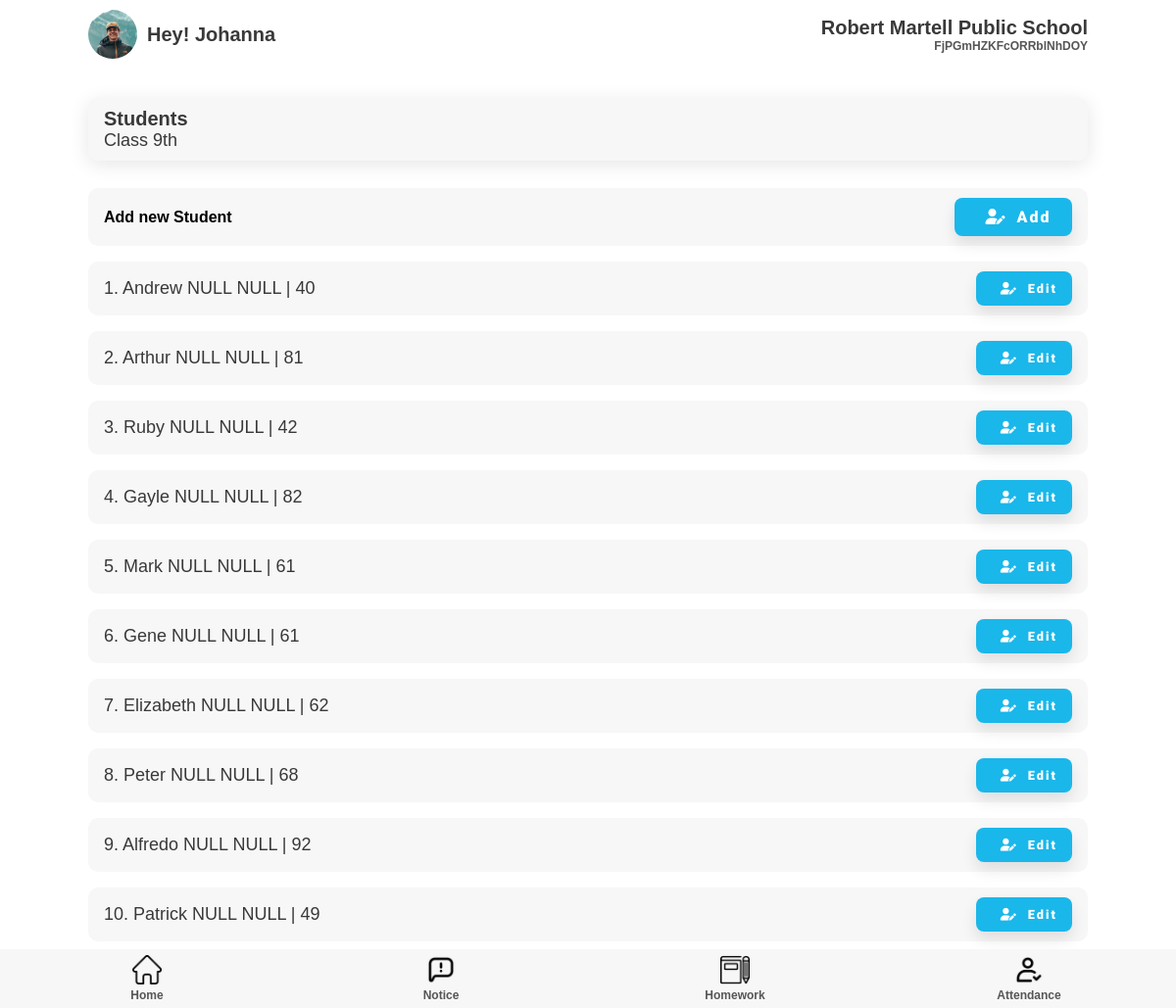
Page /teacher/addStudent/65 (signed in) on the committed database.
### superadmin/models.py (models this page shows)
class school(models.Model):
    school = models.CharField(max_length=200, default='', blank=False, null=False)
    address = models.CharField(max_length=200)
    city = models.CharField(max_length=100)
    pin = models.IntegerField()
    state = models.CharField(max_length=50)
    country = models.CharField(max_length=50)
    regno = models.CharField(max_length=100)

### student/models.py (models this page shows)
class student(models.Model):
    fname = models.CharField(max_length=50)
    mname = models.CharField(max_length=50, blank=True, null=True)
    lname = models.CharField(max_length=50, blank=True, null=True)
    email = models.EmailField(blank=True, null=True)
    phone = models.IntegerField(blank=True, null=True)
    fathername = models.CharField(max_length=70)
    mothername = models.CharField(max_length=70)
    fatherphone = models.IntegerField()
    fatheremail = models.EmailField(blank=True, null=True)
    address = models.CharField(max_length=200)
    add_no = models.CharField(max_length=50, blank=True, null=True)
    roll_no = models.IntegerField()
    Class = models.ForeignKey('teacher.classSection', on_delete=models.PROTECT)
    school = models.ForeignKey('superadmin.school', on_delete=models.PROTECT)
    user = models.OneToOneField(User, on_delete=models.CASCADE)

### teacher/views.py (the view)
# urls.py: path('addStudent/', views.addStudent, name = 'addStudent'),
def addStudent(request, class_name):
    t = teacher.objects.get(user = request.user)
    school = t.school
    classobj = classSection.objects.get(teacher=request.user.id)
    students = student.objects.filter(Class=classobj)
    number = len(students)
    l = []
    for i in range(1, number+1):
        l.append(i)
    return render(request, 'addStudent.html', {'students': students, 'l': l, 'school': school})

### templates/teacher/addStudent.html (shortened to what this page needs)
{% extends 'home.html' %}
{% load static %}
{% block extra-head %}
<link rel="stylesheet" href="{% static 'css/attendance.css' %}" />
<link rel="stylesheet" href="{% static 'css/adminList.css' %}" />
{% endblock extra-head %}
{% block content %}
<section id="main">
    <section id="start-att">
            <div class="component-back">
                <div>
                    <h2>Students</h2>
                    <p>Class 9th</p>
                </div>
            </div>
        </section>
        <section>
            <div class="student-list ">
                <div class=" add-stud-list">
                    <h4>Add new Student</h4>
                    <button class="btn btn-md"><i class="fas fa-user-edit"></i>Add</button>
                </div>
                {% for student in students %} {% for i in l %}
                {% if forloop.counter == forloop.parentloop.counter %}
                <div class=" add-stud-list ">
                    <p>{{ i }}. {{ student.fname }} {% if student.mname %} {{ student.mname }} {% endif %} {% if student.lname %} {{ student.lname }} {% endif %} | {{ student.roll_no }} </p>
                    <button class="btn btn-sm"><i class="fas fa-user-edit"></i>Edit</button>
                </div>
                {% endif %}
                {% endfor %} {% endfor %}
            </div>
        </section>
</section>
{% endblock content %}

### templates/teacher/home.html (shortened to what this page needs)
{% load static %}
<!DOCTYPE html>
<html lang="en">
  {% block head %}
  <head>
    <link
      rel="stylesheet"
      href="https://cdnjs.cloudflare.com/ajax/libs/font-awesome/6.0.0-beta2/css/all.min.css"
    />
    <link rel="stylesheet" href="{% static 'css/style.css' %}" />
    {% block extra-head %}{% endblock extra-head %}
  </head>
  {% endblock head %}
  <body>
    <section id="main">
      {% block nav %}
      <section id="nav">
        <nav class="top-navbar">
          <div class="topnav-profile">
            <div class="profile-picture">
              <img src="{% static 'img/profile.jpg' %}" />
            </div>
            <h2>Hey! <span id="topnav-username">{{ user.username }}</span></h2>
          </div>
          <div class="school-name">
            <h2><span id="schoolName">{{ school.school }}</span></h2>
            <h5 class="faded"><span id="schoolAddress">{{ school.address }}</span></h5>
          </div>
        </nav>
      </section>
    {% endblock nav %}
{% block content %}{% endblock content %}
      {% block nav-bottom %}
      <section id="bottom-nav">
        <nav class="bottom-navbar">
          <div class="nav-links">
            <div class="nav-button">
              <a href="{% url 'teacher:teacherhome' %}">
                <img src="{% static '/img/home.png' %}" />
                <h5 class="faded">Home</h5>
              </a>
            </div>
            <div class="nav-button">
              <a href="{% url 'notice:teacherNotice' "all" %}">
                <img src="{% static '/img/notice.png' %}" />
                <h5 class="faded">Notice</h5>
              </a>
            </div>
            <div class="nav-button">
              <a href="{% url 'homework:homeworkTeacher' %}">
                <img src="{% static 'img/homework.png' %}" />
                <h5 class="faded">Homework</h5>
              </a>
            </div>
            <div class="nav-button">
              <a href="{% url 'attendance:attendance' %}">
                <img src="{% static '/img/check.png' %}" />
                <h5 class="faded">Attendance</h5>
              </a>
            </div>
          </div>
        </nav>
      </section>
      {% endblock nav-bottom %}
    </section>
  </body>
</html>

### static/css/style.css (style rules this page uses)
:root { --dark-green: #1ab7ea; --light-green: #9cdabd; --dark-red: #fb3f4a; --light-red: #fb878e; --light-red: #2196f3; --light-grey: #f7f7f8; --dark-grey: #e7e7e8; --dark: #393939; --faded: #555555; --center-width: 85%; }
* { box-sizing: border-box; margin: 0; padding: 0; }
body { font-family: "Arial", sans-serif; -webkit-font-smoothing: antialiased; }
a { text-decoration: none; }
* { margin: 0; padding: 0; }
#main { margin: auto; margin-bottom: 60px; width: 100%; background-color: #fff; }
#nav { margin-bottom: 30px; }
.top-navbar { margin: auto; display: flex; justify-content: space-between; align-items: center; align-content: center; width: var(--center-width); }
.topnav-profile { display: flex; align-items: center; padding: 10px 0; }
.topnav-profile > h2 { margin: 0 10px; }
.profile-picture { height: 50px; width: 50px; }
.profile-picture img { height: 100%; width: 100%; border-radius: 50px; object-fit: cover; }
.school-name { display: flex; flex-direction: column; align-items: flex-end; }
.menu-list, .component-back { background-color: var(--light-grey); border-radius: 10px; display: flex; justify-content: space-between; align-items: center; margin: 1em 0; padding: 10px 16px; transition: all 0.5s ease 0s; box-shadow: 0px 4px 20px rgba(0, 0, 0, 0.1); }
.bottom-navbar { margin: auto; position: fixed; bottom: 0; background-color: var(--light-grey); height: 60px; width: 100%; }
.nav-links { margin: auto; width: var(--center-width); display: flex; justify-content: space-between; width: 100%; }
.nav-button { height: 60px; width: 25%; display: flex; flex-direction: column; justify-content: space-around; align-items: center; transition: all 0.3s ease-in-out 0.1s; }
.nav-button > a { width: 100%; text-align: center; }
.nav-button img { height: 30px; }
.btn { display: inline-block; background: var(--dark-green); color: #fff; padding: 10px 15px; min-width: 120px; font-size: 1rem; text-align: center; border: none; cursor: pointer; outline: none; box-shadow: 0px 8px 15px rgba(0, 0, 0, 0.1); transition: all 0.3s ease 0s; border-radius: 8px; letter-spacing: 2px; font-family: "Roboto", sans-serif; font-weight: 900; }
.btn-md { font-size: 1rem; }
.btn-sm { font-size: 0.8rem; min-width: 90px; }
p { color: var(--dark); font-size: 15px; font-weight: 300; }
h2 { color: var(--dark); text-transform: capitalize; font-size: 20px; font-weight: 600; }
h5 { color: var(--dark); font-size: 12px; font-weight: 600; }
.faded { color: var(--faded); }

### static/css/attendance.css (style rules this page uses)
#start-att { width: 85%; margin: auto; }
.fa-user-edit, .fa-user-alt { margin: 0px 10px; }
.add-stud-list { background-color: var(--light-grey); border-radius: 10px; display: flex; justify-content: space-between; align-items: center; margin: 0.5em 0; padding: 10px 16px; }
.student-list { margin: 20px auto 60px; width: var(--center-width); display: flex; flex-direction: column; justify-content: space-between; }

### static/css/adminList.css (style rules this page uses)
p { font-size: 18px; }

### rows in the picture
school: school "Robert Martell Public School", address "FjPGmHZKFcORRblNhDOY"
student: l "1", fname "Andrew", mname "NULL", lname "NULL", roll_no "40"
student: l "2", fname "Arthur", mname "NULL", lname "NULL", roll_no "81"
student: l "3", fname "Ruby", mname "NULL", lname "NULL", roll_no "42"
student: l "4", fname "Gayle", mname "NULL", lname "NULL", roll_no "82"
student: l "5", fname "Mark", mname "NULL", lname "NULL", roll_no "61"
student: l "6", fname "Gene", mname "NULL", lname "NULL", roll_no "61"
student: l "7", fname "Elizabeth", mname "NULL", lname "NULL", roll_no "62"
student: l "8", fname "Peter", mname "NULL", lname "NULL", roll_no "68"
student: l "9", fname "Alfredo", mname "NULL", lname "NULL", roll_no "92"
student: l "10", fname "Patrick", mname "NULL", lname "NULL", roll_no "49"

### other values in the picture
{{ user.username }} "Johanna"
